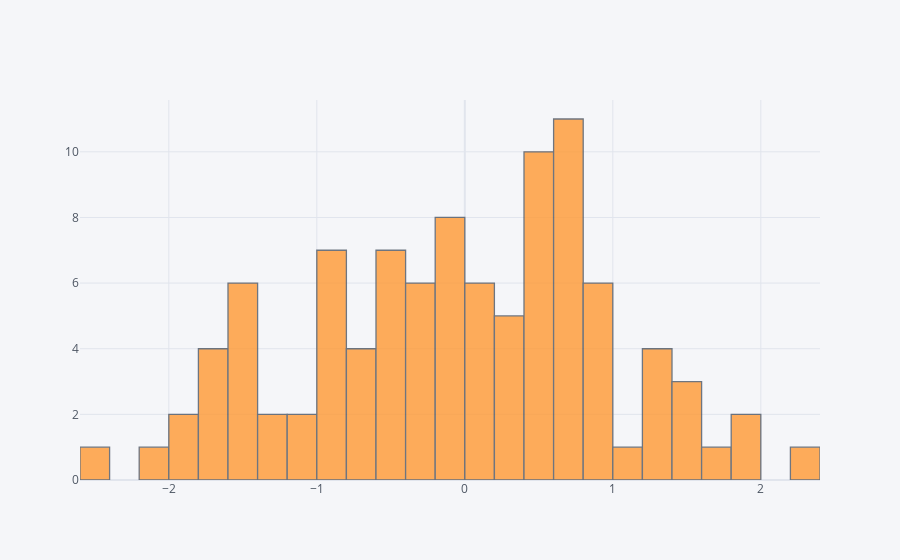

Here is the notebook cell this chart was saved with:
### Markdown cell above
## histogram

### Code cell
df['A'].iplot(kind='hist',bins=25)

### Figure 1 — Plotly figure (JSON) as saved in the notebook; plotly's stock layout.template omitted (floating-point values rounded to 4 significant figures)
{"data": [{"histfunc": "count", "histnorm": "", "marker": {"color": "rgba(255, 153, 51, 1.0)", "line": {"color": "#4D5663", "width": 1.3}}, "name": "A", "nbinsx": 25, "opacity": 0.8, "orientation": "v", "type": "histogram", "x": [-2.195, 0.413, 0.5238, 2.322, -1.792, -1.4, -1.73, -0.4439, -0.5053, -0.2015, -0.08352, -0.6855, 1.089, 0.2856, 0.798, -1.034, 0.553, -0.0117, 0.02144, -0.08236, 0.5292, 0.6552, -1.486, -1.924, 0.8448, 0.3759, 0.6714, 0.5293, -1.844, 0.5584, -0.6563, -1.632, -0.3984, 0.06916, 0.1353, 0.7185, 1.554, -0.5715, 1.49, 0.6217, 0.7866, 0.7379, -0.8985, 0.6398, -0.2632, -0.1847, -1.767, 0.1217, -0.7436, 0.7843, 0.3917, -0.591, -0.4063, -0.9881, -1.46, 0.3024, -0.1955, 1.813, -0.4382, 0.9923, -0.86, 0.4246, 1.293, -0.3197, -0.2902, -2.42, -0.5532, 0.992, -0.1007, 0.01347, 0.887, -1.53, 0.8146, -0.819, -0.9098, -1.375, 1.367, -0.04048, -1.121, 0.4768, -0.3418, -1.409, -1.595, 1.22, 0.5446, 0.6313, 0.32, -0.8705, -0.6279, 0.844, -1.201, 0.103, 1.712, 1.345, 1.89, 0.5246, -0.01028, 1.498, 0.6628, -0.9058]}], "layout": {"barmode": "overlay", "legend": {"bgcolor": "#F5F6F9", "font": {"color": "#4D5663"}}, "paper_bgcolor": "#F5F6F9", "plot_bgcolor": "#F5F6F9", "title": {"font": {"color": "#4D5663"}}, "xaxis": {"gridcolor": "#E1E5ED", "showgrid": true, "tickfont": {"color": "#4D5663"}, "title": {"font": {"color": "#4D5663"}, "text": ""}, "zerolinecolor": "#E1E5ED"}, "yaxis": {"gridcolor": "#E1E5ED", "showgrid": true, "tickfont": {"color": "#4D5663"}, "title": {"font": {"color": "#4D5663"}, "text": ""}, "zerolinecolor": "#E1E5ED"}}}
